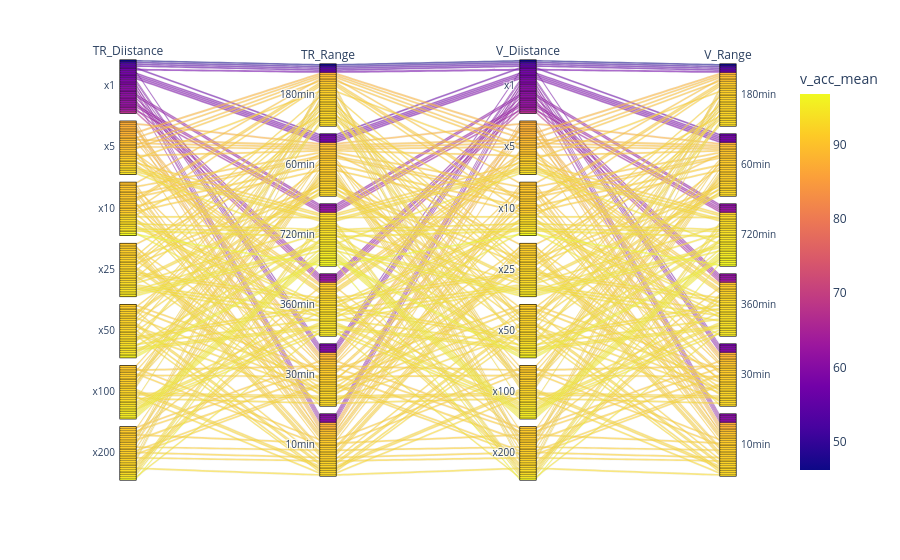

Here is the notebook cell this chart was saved with:
### Code cell
grafico1 = px.parallel_categories(df, dimensions=['TR_Diistance', 'TR_Range','V_Diistance', 'V_Range'], color='v_acc_mean')
grafico1.show()

### Figure 1 — Plotly figure (JSON) as saved in the notebook; plotly's stock layout.template omitted (floating-point values rounded to 4 significant figures; data arrays with more than 128 entries replaced by an {"elided": "..."} marker saying what was removed)
{"data": [{"dimensions": [{"label": "TR_Diistance", "values": {"elided": "210 str values"}}, {"label": "TR_Range", "values": {"elided": "210 str values"}}, {"label": "V_Diistance", "values": {"elided": "210 str values"}}, {"label": "V_Range", "values": {"elided": "210 str values"}}], "domain": {"x": [0, 1], "y": [0, 1]}, "line": {"color": {"elided": "210 float values"}, "coloraxis": "coloraxis"}, "name": "", "type": "parcats"}], "layout": {"coloraxis": {"colorbar": {"title": {"text": "v_acc_mean"}}, "colorscale": [[0, "#0d0887"], [0.1111, "#46039f"], [0.2222, "#7201a8"], [0.3333, "#9c179e"], [0.4444, "#bd3786"], [0.5556, "#d8576b"], [0.6667, "#ed7953"], [0.7778, "#fb9f3a"], [0.8889, "#fdca26"], [1, "#f0f921"]]}, "legend": {"tracegroupgap": 0}, "margin": {"t": 60}}}
